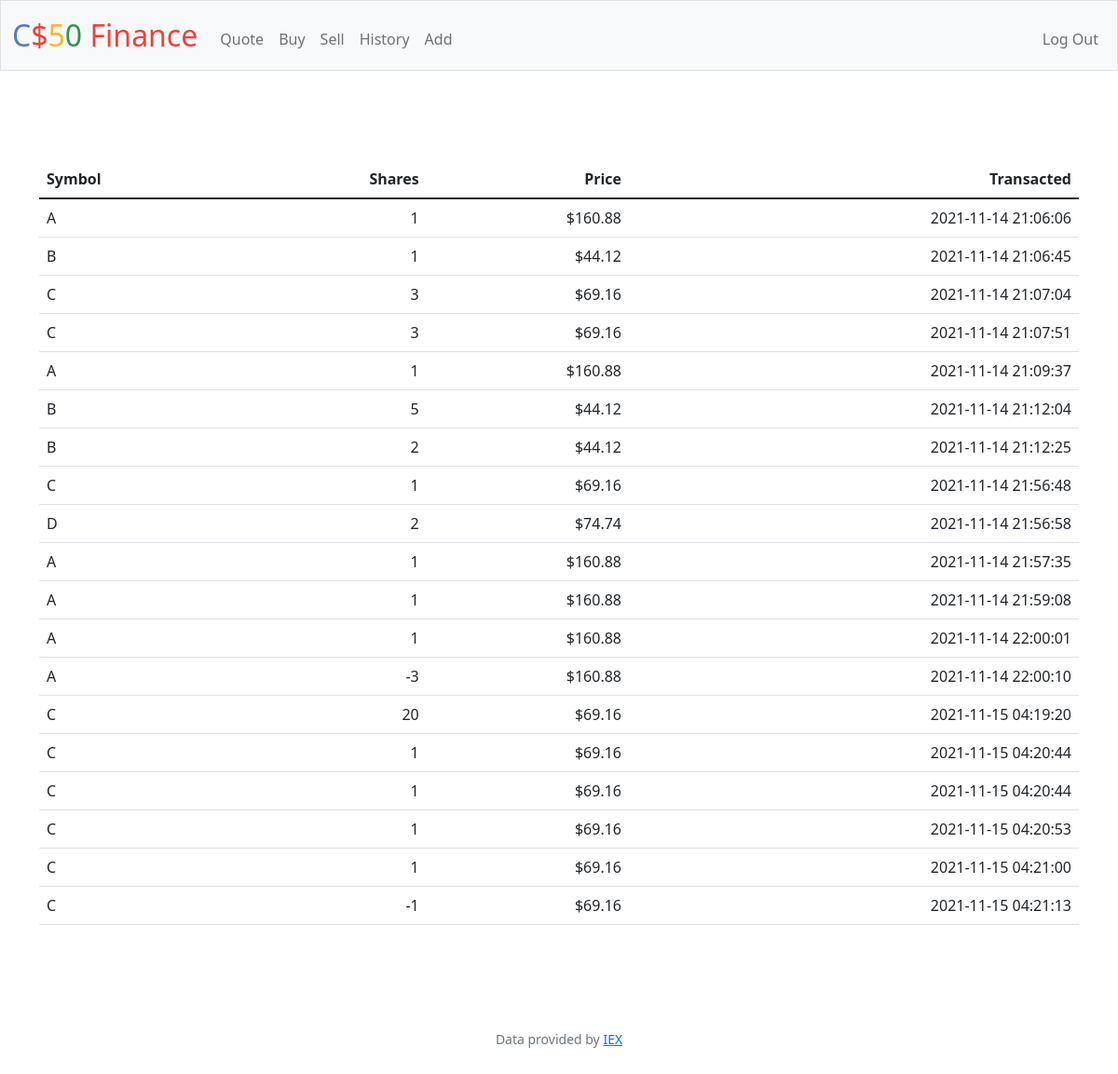
The app's page /history (signed in) with its own data.
### tables this page shows
CREATE TABLE 'stock' (id INTEGER NOT NULL, user_id INTEGER NOT NULL, symbol TEXT NOT NULL, name TEXT NOT NULL, shares_number TEXT NOT NULL, shares_price REAL NOT NULL, shares_cost REAL NOT NULL, 'date'  DATETIME NOT NULL DEFAULT CURRENT_TIMESTAMP  , PRIMARY KEY(id), FOREIGN KEY(user_id) REFERENCES users(id));

### app.py (the view)
@app.route("/history")
@login_required
def history():
    history = db.execute("SELECT * FROM stock WHERE user_id = ?", session["user_id"])
    return render_template("history.html", history=history)

### app.py (called while the page is built)
@app.after_request
def after_request(response):
    response.headers["Cache-Control"] = "no-cache, no-store, must-revalidate"
    response.headers["Expires"] = 0
    response.headers["Pragma"] = "no-cache"
    return response

### helpers.py (called while the page is built)
def login_required(f):
    @wraps(f)
    def decorated_function(*args, **kwargs):
        if session.get("user_id") is None:
            return redirect("/login")
        return f(*args, **kwargs)
    return decorated_function

def usd(value):
    return f"${value:,.2f}"

### templates/history.html (shortened to what this page needs)
{% extends "layout.html" %}
{% block main %}
<main class="container py-5 text-center">
    <table class="table">
        <thead>
            <tr>
                <th class="text-start">Symbol</th>
                <th class="text-end">Shares</th>
                <th class="text-end">Price</th>
                <th class="text-end">Transacted</th>
            </tr>
        </thead>
        <tbody>
            {% for item in history %}
                <tr>
                    <td class="text-start">{{ item.symbol }}</td>
                    <td class="text-end">{{ item.shares_number }}</td>
                    <td class="text-end">{{ item.shares_price | usd }}</td>
                    <td class="text-end">{{ item.date }}</td>
                </tr>
            {% endfor %}
        </tbody>
    </table>
        </main>
{% endblock %}

### templates/layout.html (shortened to what this page needs)
<!DOCTYPE html>
<html lang="en">
    <head>
        <link href="https://cdn.jsdelivr.net/npm/bootstrap@5.1.3/dist/css/bootstrap.min.css" rel="stylesheet">
        <link href="/static/styles.css" rel="stylesheet">
    </head>
    <body>
        <nav class="bg-light border navbar navbar-expand-md navbar-light">
            <div class="container-fluid">
                <a class="navbar-brand" href="/"><span class="blue">C</span><span class="red">$</span><span class="yellow">5</span><span class="green">0</span> <span class="red">Finance</span></a>
                <div class="collapse navbar-collapse" id="navbar">
                    {% if session["user_id"] %}
                        <ul class="navbar-nav me-auto mt-2">
                            <li class="nav-item"><a class="nav-link" href="/quote">Quote</a></li>
                            <li class="nav-item"><a class="nav-link" href="/buy">Buy</a></li>
                            <li class="nav-item"><a class="nav-link" href="/sell">Sell</a></li>
                            <li class="nav-item"><a class="nav-link" href="/history">History</a></li>
                            <li class="nav-item"><a class="nav-link" href="/add">Add</a></li>
                        </ul>
                        <ul class="navbar-nav ms-auto mt-2">
                            <li class="nav-item"><a class="nav-link" href="/logout">Log Out</a></li>
                        </ul>
                    {% else %}
                        <ul class="navbar-nav ms-auto mt-2">
                            <li class="nav-item"><a class="nav-link" href="/register">Register</a></li>
                            <li class="nav-item"><a class="nav-link" href="/login">Log In</a></li>
                        </ul>
                    {% endif %}
                </div>
            </div>
        </nav>
        <main class="container-fluid py-5 text-center">
            {% block main %}{% endblock %}
        </main>
        <footer class="mb-5 small text-center text-muted">
            Data provided by <a href="https://iexcloud.io/">IEX</a>
        </footer>
    </body>
</html>

### static/styles.css (style rules this page uses)
nav .navbar-brand { font-size: xx-large; }
nav .navbar-brand .blue { color: #537fbe; }
nav .navbar-brand .red { color: #ea433b; }
nav .navbar-brand .yellow { color: #f5b82e; }
nav .navbar-brand .green { color: #2e944b; }

### records on screen
stock: symbol "A", shares_number "1", shares_price "$160.88", date "2021-11-14 21:06:06"
stock: symbol "B", shares_number "1", shares_price "$44.12", date "2021-11-14 21:06:45"
stock: symbol "C", shares_number "3", shares_price "$69.16", date "2021-11-14 21:07:04"
stock: symbol "C", shares_number "3", shares_price "$69.16", date "2021-11-14 21:07:51"
stock: symbol "A", shares_number "1", shares_price "$160.88", date "2021-11-14 21:09:37"
stock: symbol "B", shares_number "5", shares_price "$44.12", date "2021-11-14 21:12:04"
stock: symbol "B", shares_number "2", shares_price "$44.12", date "2021-11-14 21:12:25"
stock: symbol "C", shares_number "1", shares_price "$69.16", date "2021-11-14 21:56:48"
stock: symbol "D", shares_number "2", shares_price "$74.74", date "2021-11-14 21:56:58"
stock: symbol "A", shares_number "1", shares_price "$160.88", date "2021-11-14 21:57:35"
stock: symbol "A", shares_number "1", shares_price "$160.88", date "2021-11-14 21:59:08"
stock: symbol "A", shares_number "1", shares_price "$160.88", date "2021-11-14 22:00:01"
stock: symbol "A", shares_number "-3", shares_price "$160.88", date "2021-11-14 22:00:10"
stock: symbol "C", shares_number "20", shares_price "$69.16", date "2021-11-15 04:19:20"
stock: symbol "C", shares_number "1", shares_price "$69.16", date "2021-11-15 04:20:44"
stock: symbol "C", shares_number "1", shares_price "$69.16", date "2021-11-15 04:20:44"
stock: symbol "C", shares_number "1", shares_price "$69.16", date "2021-11-15 04:20:53"
stock: symbol "C", shares_number "1", shares_price "$69.16", date "2021-11-15 04:21:00"
stock: symbol "C", shares_number "-1", shares_price "$69.16", date "2021-11-15 04:21:13"
